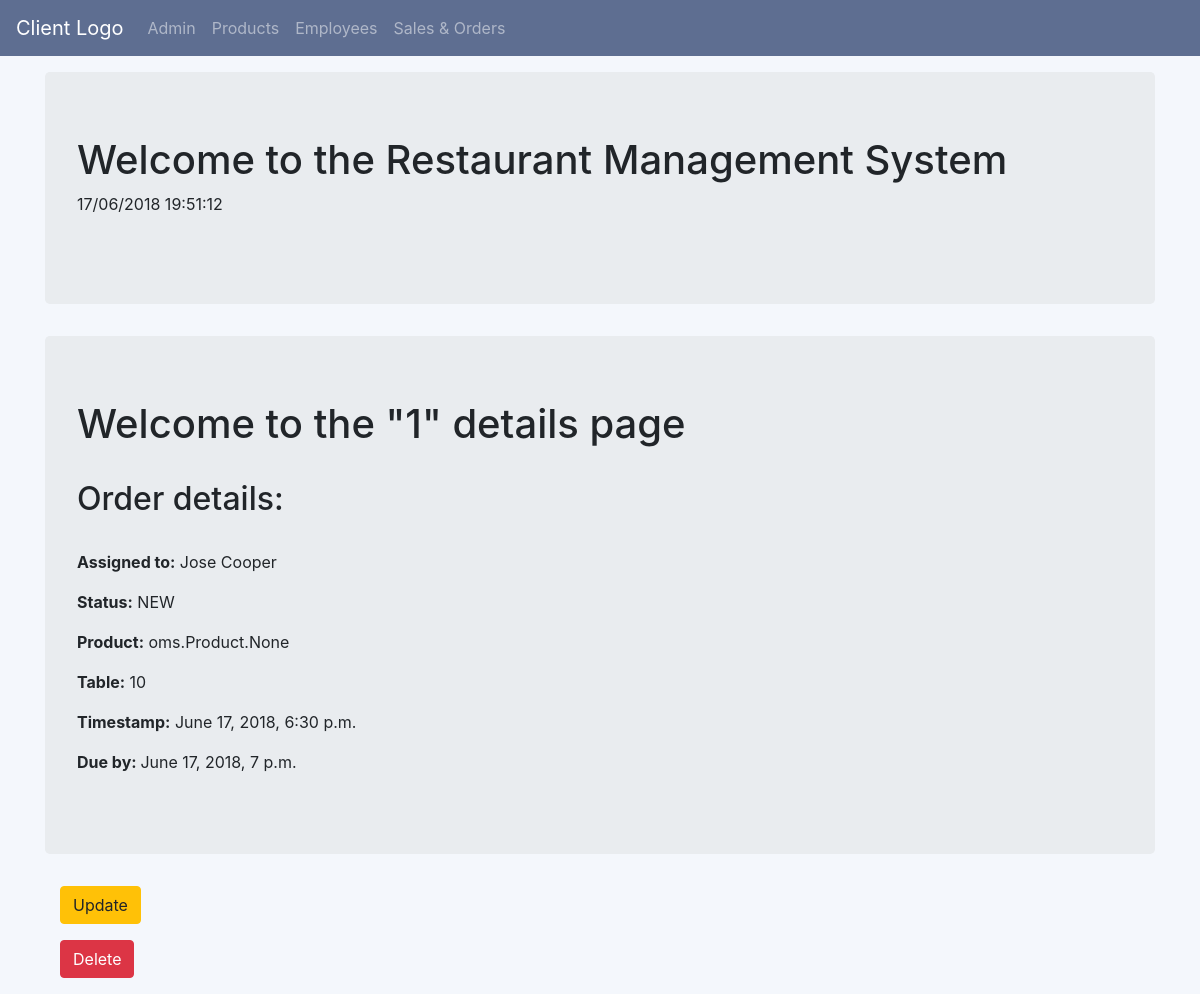
The app's page /oms/orderlist/1/ with its own data.
### oms/models.py (models this page shows, shortened)
class Order (models.Model):
    STATUS_CHOICES = (
    ('NEW','NEW'),
    ('ASSIGNED','ASSIGNED'),
    ('FINISHED','FINISHED'),
    ('CLOSED','CLOSED'),
    )
    assigned = models.ForeignKey(Employee,on_delete=models.CASCADE, related_name='assigned', verbose_name='Assigned to')
    status = models.CharField(
        max_length=256,
        choices=STATUS_CHOICES,
        default='NEW',
    )
    total = models.DecimalField(max_digits=5, decimal_places=2)
    product = models.ManyToManyField(Product)
    table = models.PositiveIntegerField(validators=[MaxValueValidator(15),])
    timestamp = models.DateTimeField(default=timezone.now())
    due_date = models.DateTimeField(default=timezone.now()+timedelta(minutes=30))
    @property
    def total(self):
        result = self.product.aggregate(Sum('price'))
        return result['price__sum']

class Employee(models.Model):
    fname = models.CharField(blank=True, max_length=100, verbose_name='First name')
    lname = models.CharField(blank=True, max_length=100, verbose_name='Last name')
    country = CountryField()
    address = models.CharField(blank=True, max_length=100, verbose_name='Postal address')
    telephone = models.IntegerField(null=True, blank=True)
    active = models.BooleanField(default=True, verbose_name='Is active')
    def __str__(self):
        return self.fname +' '+ self.lname

### oms/views.py (the view)
# urls.py: path('orderlist/<int:pk>/',views.OrderDetailView.as_view(), name = 'order_detail'),
class OrderDetailView(DetailView):
    context_object_name = 'order_detail'
    model = models.Order
    template_name = 'oms/order_detail.html'

### oms/templates/oms/order_detail.html
{% extends "oms/oms_base.html" %}
{% block body_block %}
    <div class="jumbotron">
        <h1>Welcome to the "{{order_detail.id}}" details page</h1><br>
        <h2>Order details:</h2><br>
        <p><strong>Assigned to:</strong> {{order_detail.assigned}}</p>
        <p><strong>Status:</strong> {{order_detail.status}}</p>
        <p><strong>Product:</strong> {{order_detail.product}}</p>
        <p><strong>Table:</strong> {{order_detail.table}}</p>
        <p><strong>Timestamp:</strong> {{order_detail.timestamp}}</p>
        <p><strong>Due by: </strong>{{order_detail.due_date}}</p>
    </div>
    <div class="container">
        <p> <a class = 'btn btn-warning' href="{% url 'oms:order_update' pk=order_detail.pk %}">Update</a></p>
        <p> <a class = 'btn btn-danger' href="{% url 'oms:order_delete' pk=order_detail.pk %}">Delete</a></p>
    </div>
{% endblock %}

### records on screen
Order: id "1", assigned "Jose Cooper", status "NEW", product "oms.Product.None", table "10", timestamp "June 17, 2018, 6:30 p.m.", due_date "June 17, 2018, 7 p.m."
